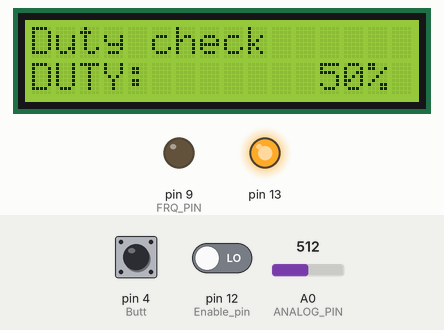
Simulated run of this sketch. Board: Arduino Uno, built with avr-gcc and run on an emulated ATmega328P. Parts: 16×2 character LCD, output pins drawn as LEDs (lit = HIGH). The test bench sets the inputs (shaded band); at power-on: A0 (ANALOG_PIN) = 512, pin 4 (Butt) HIGH, pin 12 (Enable_pin) LOW.

Above: at 2.9 s.
3.0 s: A0 (ANALOG_PIN) set to 108
At 4.2 s:
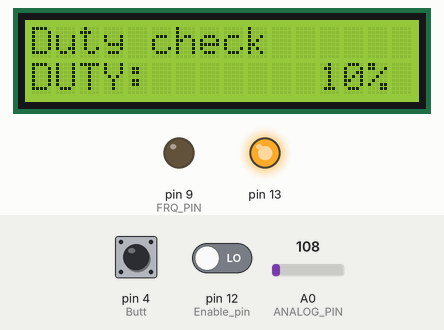
4.5 s: A0 (ANALOG_PIN) set to 97
At 5.3 s:
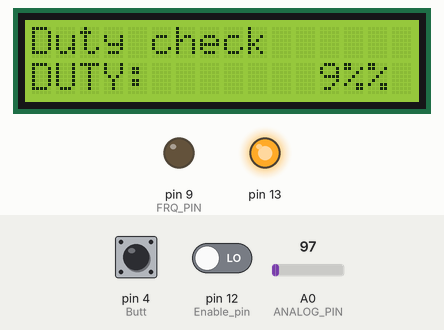
6.0 s: pin 4 (Butt) pulled LOW for 0.15 s
At 7.3 s:
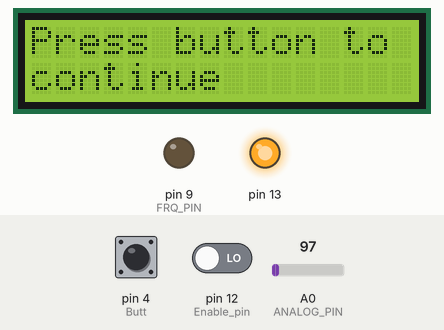
7.6 s: pin 4 (Butt) pulled LOW for 1 s
At 8.9 s:
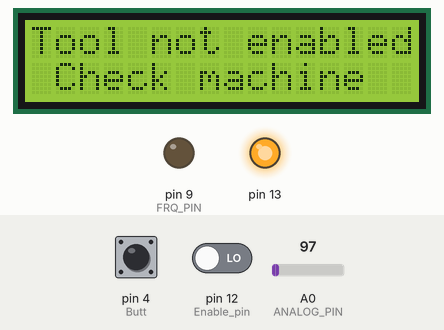
Timing chart, 0 to 10.6 s (numbered marks = the images above; inputs shaded):
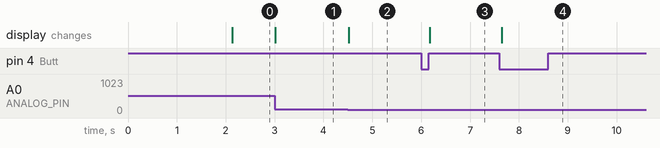

Measured:
- the behaviour switches between 102 and 101 on A0 (ANALOG_PIN) (found by bisection; images 1 and 2)
- after the input at 3.0 s, the display: changes at once (image 1)
- after the input at 4.5 s, the display: changes at once (image 2)
- after the input at 6.0 s, the display: changes after 0.18 s (image 3)
- after the input at 7.6 s, the display: changes after 0.05 s (image 4)

The sketch:

Arduino_PWM_controler.ino
```cpp
#include <LiquidCrystal_I2C.h>
//https://github.com/johnrickman/LiquidCrystal_I2C

#include <ResponsiveAnalogRead.h>
//https://github.com/dxinteractive/ResponsiveAnalogRead


#include <PWM.h>
//https://code.google.com/archive/p/arduino-pwm-frequency-library/downloads first download location
//https://github.com/terryjmyers/PWM ghithun location


const int FRQ_PIN = 9;
const int ANALOG_PIN = A0;
const int TMP = A1;
const int Butt = 4;
const int Enable_pin = 12;
ResponsiveAnalogRead aA0(ANALOG_PIN, true);
ResponsiveAnalogRead TEMP(TMP, true);
LiquidCrystal_I2C lcd(0x27,16,2);  // set the LCD address to 0x27 for a 16 chars and 2 line display
int buff=0;
int buff_tmp=0;
boolean screen = true;
void setup() {
 // pinMode(FRQ_PIN, OUTPUT);
//digitalWrite(FRQ_PIN. LOW);
pinMode(Butt,INPUT_PULLUP);
pinMode(Enable_pin,INPUT);
digitalWrite(Enable_pin, LOW);
digitalWrite(Butt, HIGH);
lcd.init();
lcd.backlight();
lcd.setCursor(2,0);
lcd.print("Arduino laser ");
lcd.setCursor(4,1);
lcd.print("controller");
delay (2000);

//max frequency 33000
/*
lcd.clear();
lcd.setCursor(0,0);
lcd.print("Set frequency ");

unsigned int FREQ_VAL = 0;
while (digitalRead(Butt) == LOW){
  aA0.update();
  if (buff != aA0.getValue() )
  {
    lcd.setCursor(0,1);
    lcd.print("FRQ: ");
    FREQ_VAL = aA0.getValue()*50;
    lcd.print(FREQ_VAL);
    lcd.print("Hz");
    buff=aA0.getValue();
  }
}8*/
int32_t frequency = 20000; //frequency (in Hz)

//initialize all timers except for 0, to save time keeping functions
InitTimersSafe();

//sets the frequency for the specified pin
bool success = SetPinFrequencySafe(FRQ_PIN, frequency);
 if(success) {
    pinMode(13, OUTPUT);
    digitalWrite(13, HIGH);
 };

aA0.update();
aA0.getValue();
lcd.clear();
lcd.print("Duty check");
 lcd.setCursor(0,1);
  lcd.print("DUTY:       ");
  lcd.print(25*aA0.getValue()/255);
  lcd.print("%");
while ( digitalRead(Butt) == HIGH )
{
  aA0.update();
 if ( buff != aA0.getValue() ){
  lcd.setCursor(0,1);
  lcd.print("DUTY:       ");
  lcd.print(25*aA0.getValue()/255);
  lcd.print("%");
  buff=aA0.getValue();
 }
};
//lcd.clear();
//lcd.setCursor(0,0);
//lcd.print("Temp check");
//lcd.setCursor(0,1);
//lcd.print("Temp: ");
//TEMP.update();
//lcd.print(TEMP.getValue());
//lcd.print("*C");
//delay (3000);
while ( digitalRead(Butt) == LOW )
{
  //Wait for the button to be released
}

lcd.clear();
lcd.setCursor(0,0);
lcd.print("Press button to ");
lcd.setCursor (0,1);
lcd.print("continue");
while (digitalRead(Butt) == HIGH){
  //wait for the buton to be pressed
}
lcd.clear();
 lcd.setCursor(0,1);
  lcd.print("DUTY:       ");
  lcd.print(25*aA0.getValue()/255);
  lcd.print("%");
 // lcd.setCursor(0,0);
 // lcd.print("TEMP:     ");
  //lcd.print(TEMP.getValue());
 // lcd.print("*C");
}
//========================================================================================
//========================================================================================
void loop() {

 lcd.setCursor(0,0);
 lcd.print ("Tool not enabled");
 lcd.setCursor(0,1);
 lcd.print (" Check machine  ");
 pwmWrite(FRQ_PIN, 0);
 screen = true;
 while (digitalRead(Enable_pin) == HIGH){
  aA0.update();
  TEMP.update();
  pwmWrite(FRQ_PIN, (aA0.getValue()/4));
  if (screen == true ){

  lcd.setCursor(0,1);
  lcd.print("DUTY:       ");
  lcd.print(25*aA0.getValue()/255);
  lcd.print("%");

 // lcd.setCursor(0,0);
 // lcd.print("TEMP:      ");
 // lcd.print(TEMP.getValue());
//  lcd.print("*C");
//  buff_tmp=TEMP.getValue();
  screen = false;
  }

 if ( buff != aA0.getValue() ){
  lcd.setCursor(0,1);
  lcd.print("DUTY:       ");
  lcd.print(25*aA0.getValue()/255);
  lcd.print("%");
  pwmWrite(FRQ_PIN, (aA0.getValue()/4));
  buff=aA0.getValue();
 }

 if ( buff_tmp !=  TEMP.getValue() ){
  // lcd.setCursor(0,0);
  // lcd.print("TEMP:     ");
  // lcd.print(TEMP.getValue());
  // lcd.print("*C");
  buff_tmp=TEMP.getValue();
 }
 }
}

// 1 \ ( TEMP.getValue() )
```
